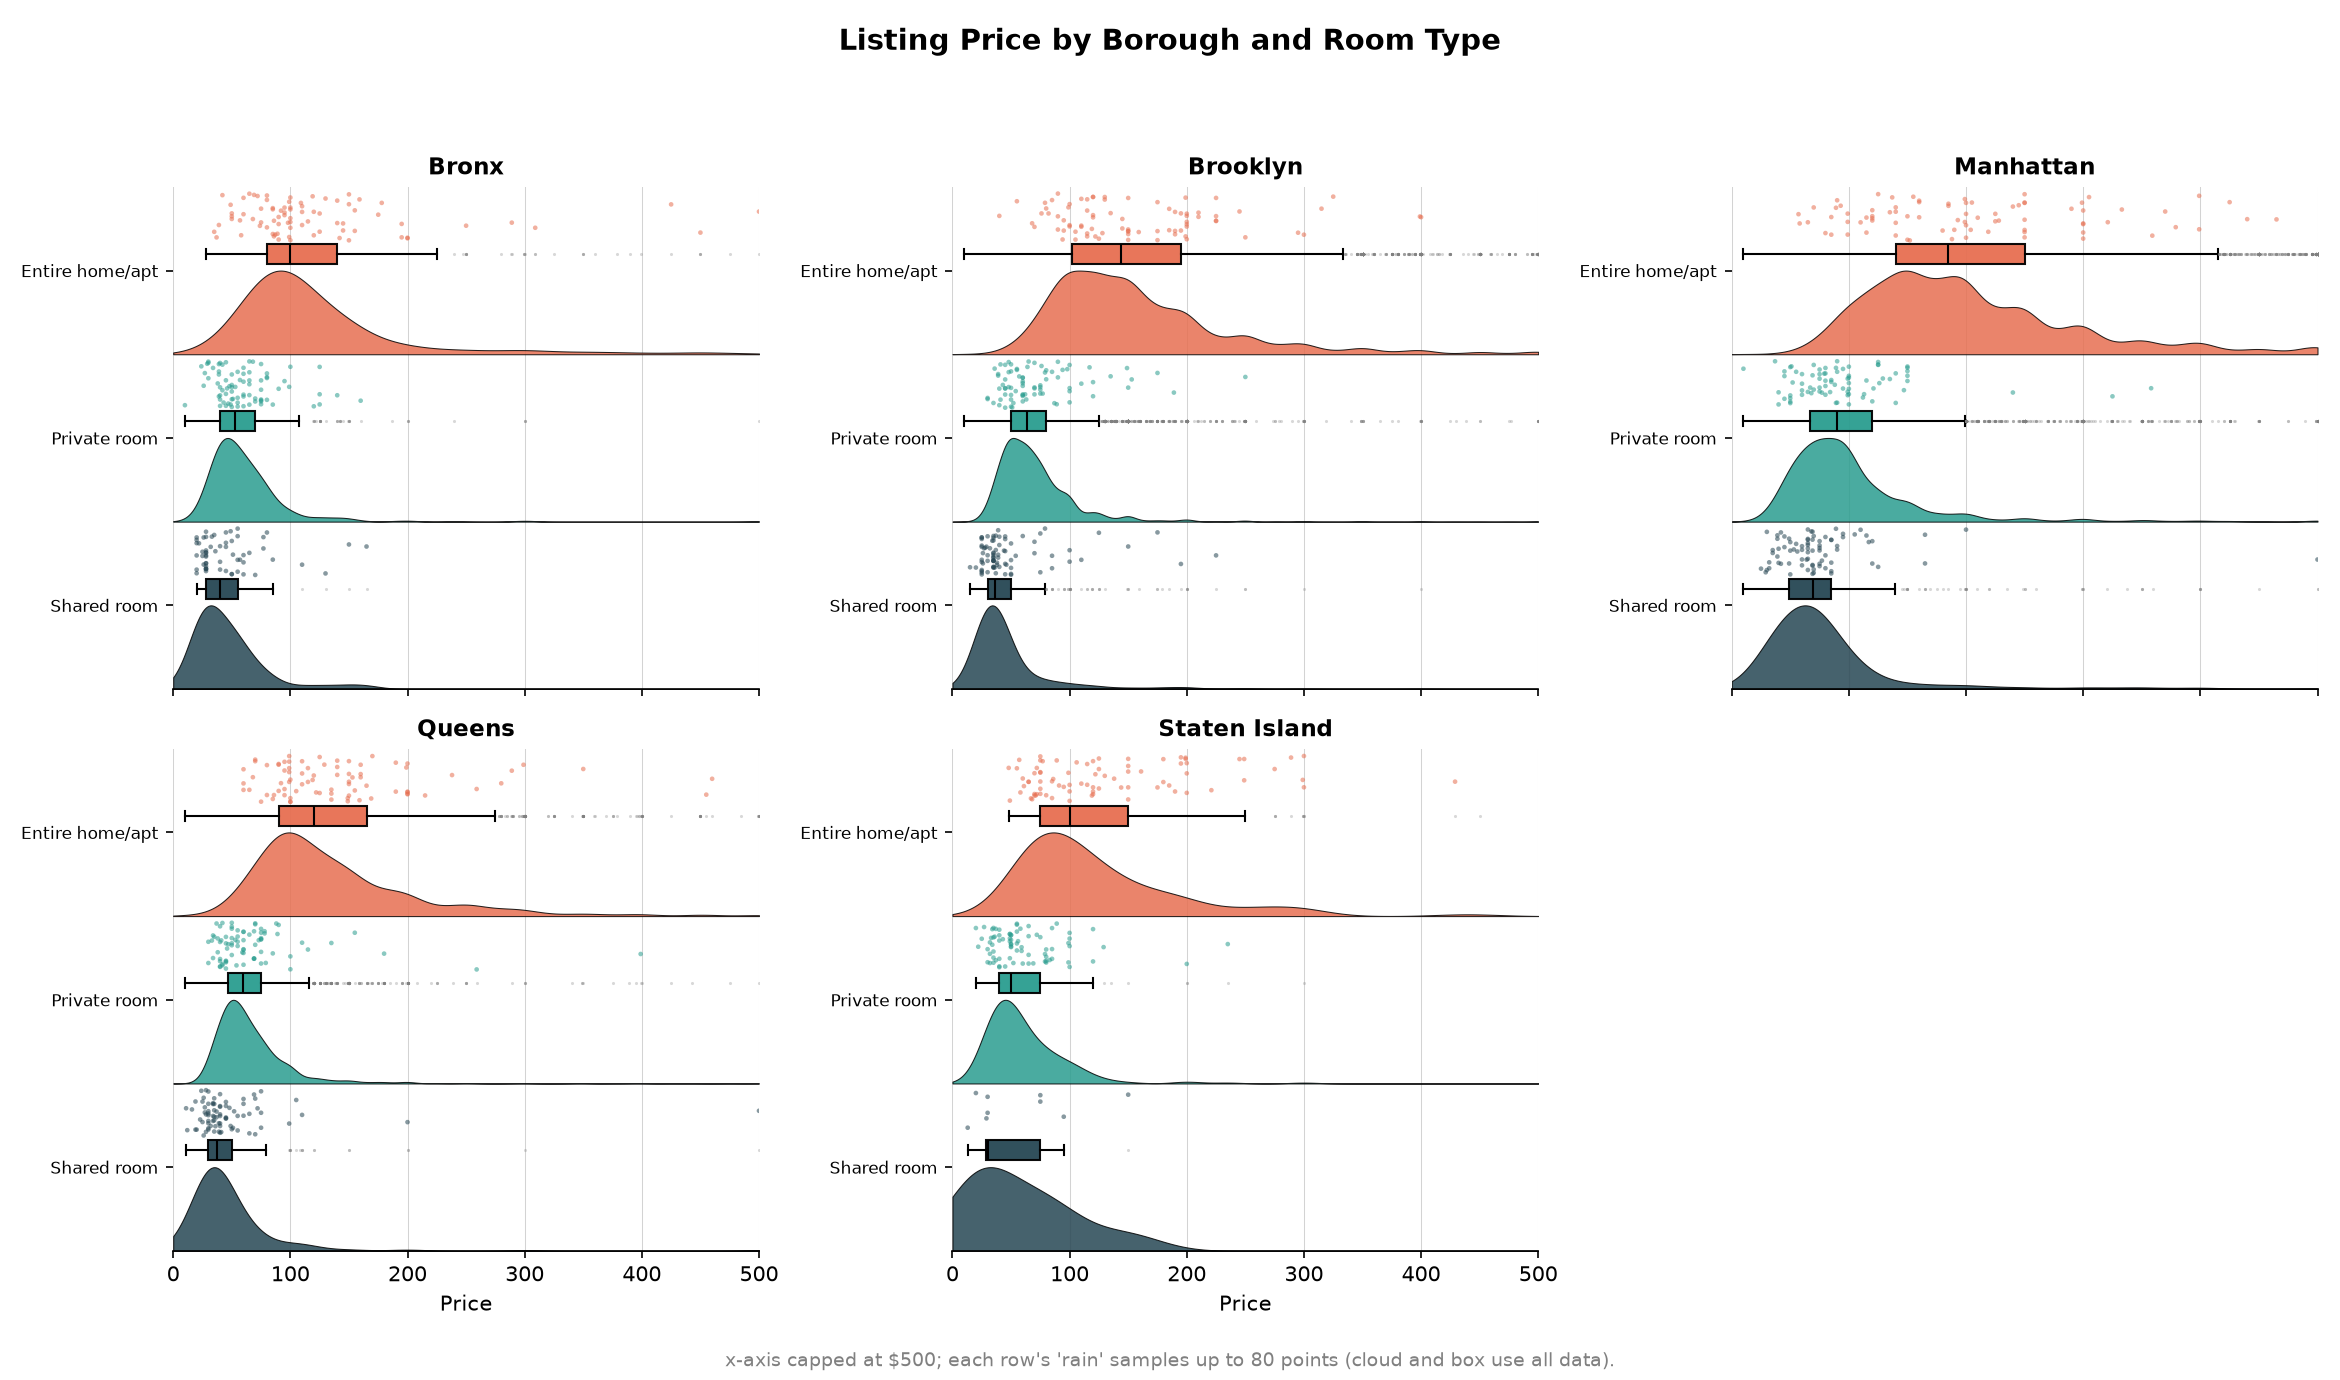

Generate this figure with Python:
"""Raincloud plots of listing price by borough, split by room type.

One panel per borough; within each panel, three stacked raincloud rows (one
per room type). Each row combines a half-violin "cloud", a thin boxplot, and
a jittered "rain" of raw points, all colored by room type.
"""

from pathlib import Path

import matplotlib.pyplot as plt
import numpy as np
import pandas as pd
from scipy.stats import gaussian_kde

SCRIPT_DIR = Path(__file__).resolve().parent
CSV_PATH = SCRIPT_DIR.parent / "AB_NYC_2019.csv"
GROUP_COL = "neighbourhood_group"
TYPE_COL = "room_type"
VALUE_COL = "price"

GROUP_ORDER = ["Bronx", "Brooklyn", "Manhattan", "Queens", "Staten Island"]
TYPE_ORDER = ["Entire home/apt", "Private room", "Shared room"]

TYPE_COLORS = {
    "Entire home/apt": "#E76F51",
    "Private room": "#2A9D8F",
    "Shared room": "#264653",
}

PRICE_CAP = 500  # x-axis cap; a small number of listings above this are excluded
SAMPLE_PER_ROW = 80  # the "rain" layer samples for legibility, the cloud and box use all data
RANDOM_STATE = 0

ROW_HEIGHT = 1.0
CLOUD_FRAC = 0.5
BOX_Y_FRAC = 0.40
BOX_WIDTH_FRAC = 0.12
RAIN_Y_LOW_FRAC = 0.04
RAIN_Y_HIGH_FRAC = 0.32


def load_data():
    df = pd.read_csv(CSV_PATH, usecols=[GROUP_COL, TYPE_COL, VALUE_COL])
    df = df.dropna(subset=[GROUP_COL, TYPE_COL, VALUE_COL])
    df = df[(df[VALUE_COL] > 0) & (df[VALUE_COL] <= PRICE_CAP)]
    return df


def draw_raincloud_row(ax, values, i, color, x_grid, rng):
    if values.nunique() > 1:
        kde = gaussian_kde(values)
        density = kde(x_grid)
        density = density / density.max() * (ROW_HEIGHT * CLOUD_FRAC)
    else:
        density = np.zeros_like(x_grid)

    cloud_baseline = i + ROW_HEIGHT
    ax.fill_between(
        x_grid, cloud_baseline - density, cloud_baseline, color=color, alpha=0.85, edgecolor="black", linewidth=0.5, zorder=2
    )

    box = ax.boxplot(
        values,
        positions=[i + BOX_Y_FRAC],
        orientation="horizontal",
        widths=BOX_WIDTH_FRAC,
        patch_artist=True,
        manage_ticks=False,
        flierprops={"markersize": 1.5, "markerfacecolor": "gray", "markeredgecolor": "none", "alpha": 0.3},
    )
    for patch in box["boxes"]:
        patch.set_facecolor(color)
        patch.set_alpha(0.95)
        patch.set_edgecolor("black")
    for median in box["medians"]:
        median.set_color("black")
        median.set_linewidth(1.0)

    sample = values.sample(min(len(values), SAMPLE_PER_ROW), random_state=RANDOM_STATE)
    y_jitter = i + rng.uniform(RAIN_Y_LOW_FRAC, RAIN_Y_HIGH_FRAC, size=len(sample))
    ax.scatter(sample, y_jitter, s=5, color=color, alpha=0.55, edgecolor="none", zorder=1)


def main():
    df = load_data()
    rng = np.random.default_rng(RANDOM_STATE)

    n_rows = len(TYPE_ORDER)
    x_grid = np.linspace(0, PRICE_CAP, 400)

    n = len(GROUP_ORDER)
    ncols = 3
    nrows = -(-n // ncols)

    fig, axes = plt.subplots(nrows, ncols, figsize=(5.2 * ncols, 4.6 * nrows), sharex=True)
    axes = axes.flatten()

    for ax, borough in zip(axes, GROUP_ORDER):
        for i, room_type in enumerate(TYPE_ORDER):
            values = df.loc[(df[GROUP_COL] == borough) & (df[TYPE_COL] == room_type), VALUE_COL]
            draw_raincloud_row(ax, values, i, TYPE_COLORS[room_type], x_grid, rng)

        ax.set_yticks([i + 0.5 for i in range(n_rows)])
        ax.set_yticklabels(TYPE_ORDER, fontsize=8)
        ax.set_ylim(n_rows, 0)
        ax.set_xlim(0, PRICE_CAP)
        ax.set_title(borough, fontsize=11, fontweight="bold")

        ax.spines["top"].set_visible(False)
        ax.spines["right"].set_visible(False)
        ax.spines["left"].set_visible(False)
        ax.grid(axis="x", color="lightgray", linewidth=0.5, zorder=0)
        ax.set_axisbelow(True)

    for ax in axes[n:]:
        ax.set_visible(False)

    for ax in axes[:n]:
        if ax.get_subplotspec().is_last_row():
            ax.set_xlabel("Price")

    fig.suptitle("Listing Price by Borough and Room Type", fontsize=14, fontweight="bold")
    fig.text(
        0.5,
        0.01,
        f"x-axis capped at ${PRICE_CAP}; each row's 'rain' samples up to {SAMPLE_PER_ROW} points (cloud and box use all data).",
        ha="center",
        fontsize=9,
        color="gray",
    )

    fig.tight_layout(rect=(0, 0.03, 1, 0.94))
    fig.savefig(SCRIPT_DIR / "raincloud-type.png", dpi=150)
    plt.show()


if __name__ == "__main__":
    main()
